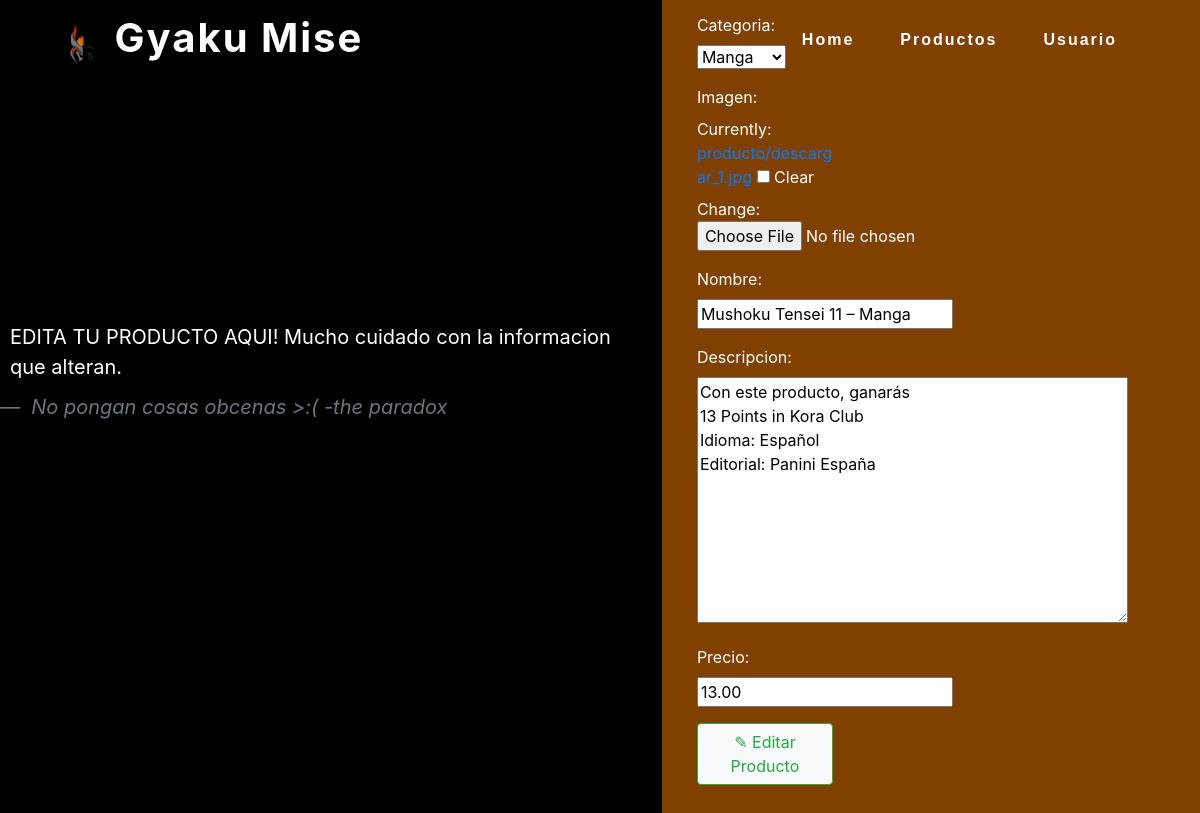
Screenshot of /actualizar/22/ with the database file from the repository.
### general/models.py (models this page shows, shortened)
class Producto(models.Model):
    categoria = models.ForeignKey('Categoria', on_delete=models.CASCADE)
    imagen = models.ImageField(upload_to='producto/', blank=True)
    nombre = models.CharField(max_length=200)
    descripcion = models.TextField()
    cantidad = models.IntegerField(default=0)
    precio = models.DecimalField(max_digits=10, decimal_places=2)
    visible = models.BooleanField(default=True)

class Categoria(models.Model):
    nombre = models.CharField(max_length=200)
    descripcion = models.TextField(null=True)
    def __str__(self) -> str:
        return self.nombre

### general/views.py (the view)
# urls.py: path('actualizar/<int:producto_id>/', views.actualizar, name='actualizar'),
def actualizar(request, producto_id):
    producto = get_object_or_404(Producto, pk=producto_id)
    if request.method == 'POST':
        form = ProductoF(request.POST, request.FILES, instance=producto)
        if form.is_valid():
            form.save()
            return redirect('detalle', producto_id=producto_id)
    else:
        form = ProductoF(instance=producto)
    return render(request, 'general/actualizar.html', {'form': form})

### general/forms.py
class ProductoF(forms.ModelForm):
    class Meta:
        model = Producto
        fields = ['categoria', 'imagen', 'nombre', 'descripcion', 'precio']
        help_texts = {k:" " for k in fields}

### general/templates/general/actualizar.html (shortened to what this page needs)
{% extends 'general/base.html' %}
{% load static %}
{% block content %}
<html>
<div class="video-container">
    <div>
      <video autoplay muted preload="auto" loop width="2000" height="2000">
        <source src="{% static 'imagen/mylivewallpapers-com-Walking-Warrior-4K.mp4' %}" type="video/mp4">
      </video>
        <div class="overlay">
            <figure>
                  <blockquote class="blockquote" style="font-size: 20px; padding: 10px;">
                    <p> EDITA TU PRODUCTO AQUI! Mucho cuidado con la informacion que alteran.</p>
                  </blockquote>
                  <figcaption class="blockquote-footer fst-italic" style="font-size: 20px;">
                    No pongan cosas obcenas >:( <cite title="Source Title"> -the paradox </cite>
                  </figcaption>
            </figure>
            <div class="card mt-5 border border-0" style="background-color: rgba(255, 128, 0, 0.5); ">
            <div class="card-body">
                <div class="col-md-4 mb-3">
                    <form method="post" enctype="multipart/form-data">
                        {{ form.as_p }}
                        <button type="submit" class="btn btn-outline-success bg-light">✎ Editar Producto</button>
                    </form>
                </div>
            </div>
            </div>
        </div>
    </div>
</div>
</html>
{% endblock %}

### general/templates/general/actualizar.html (style rules this page uses)
body { background-color: #000000; color: #fff; position: relative; }
.video-container { position: relative; }
video { width: 100%; height: auto; }
.overlay { position: absolute; top: 80px; left: 0; width: 100%; height: 100%; background-color: rgba(0, 0, 0, 0.7); color: #fff; display: flex; justify-content: center; align-items: center; }

### rows the page displays
Producto: categoria "Manga", descripcion "Con este producto, ganarás 13 Points in Kora Club Idioma: Español Editorial: Panini España", precio "13.00"
Categoria: nombre "Mushoku Tensei 11 – Manga"
